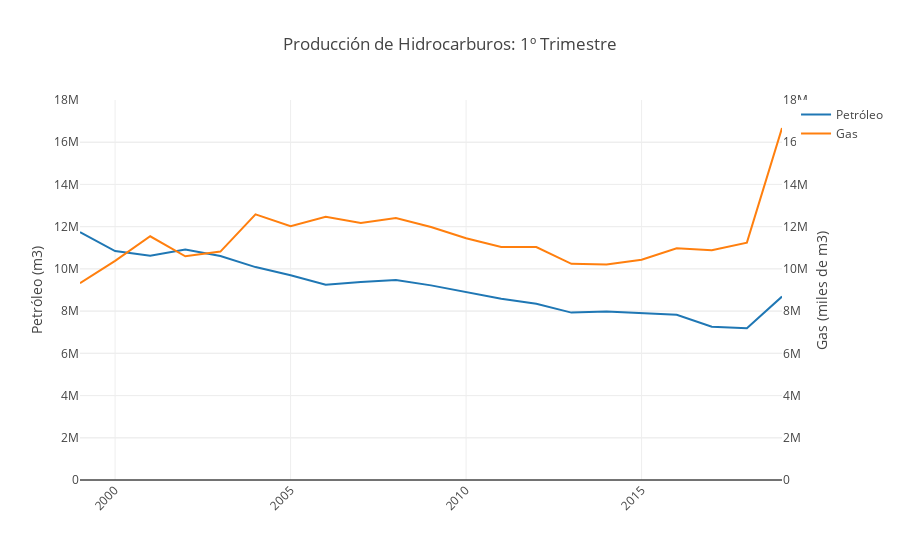

Notebook source saved alongside this figure:
### Code cell
pet_produccion_t1 = go.Scatter(
    x=df_pett1.anio,
    y=df_pett1.produccion_petroleo,
    name='Petróleo'
)

gas_produccion_t1 = go.Scatter(
    x=df_gast1.anio,
    y=df_gast1.produccion_gas,
    yaxis='y2',
    name='Gas'
)
data = [pet_produccion_t1, gas_produccion_t1]

layout = go.Layout(
    title='Producción de Hidrocarburos: 1º Trimestre',
    yaxis=dict(
        title='Petróleo (m3)',
        range=[0, 18000000]
    ),
    yaxis2=dict(
        title='Gas (miles de m3)',
        overlaying='y',
        side='right',
        range=[0, 18000000]
    ),
    xaxis=dict(
        range=[1999,2019],
        tickangle=315
    )
)

fig2 = go.Figure(data=data, layout=layout)

iplot(fig2, filename='prod_t1')

### Figure 1 — Plotly figure (JSON) as saved in the notebook; plotly's stock layout.template omitted (floating-point values rounded to 4 significant figures)
{"data": [{"name": "Petróleo", "type": "scatter", "uid": "e9c3622e-ee17-4246-be10-f7a370a50cb5", "x": [1999, 2000, 2001, 2002, 2003, 2004, 2005, 2006, 2007, 2008, 2009, 2010, 2011, 2012, 2013, 2014, 2015, 2016, 2017, 2018, 2019], "y": ["11,736,777", "10,842,922", "10,627,484", "10,923,324", "10,612,316", "10,085,229", "9,701,388", "9,249,294", "9,375,020", "9,478,757", "9,218,912", "8,922,352", "8,590,303", "8,346,678", "7,928,292", "7,981,395", "7,888,575", "7,831,044", "7,260,760", "7,186,432", "8,687,685"]}, {"name": "Gas", "type": "scatter", "uid": "5d3f6e43-5f55-421c-b611-dd78f7caca4d", "x": [1999, 2000, 2001, 2002, 2003, 2004, 2005, 2006, 2007, 2008, 2009, 2010, 2011, 2012, 2013, 2014, 2015, 2016, 2017, 2018, 2019], "y": ["9,320,171", "10,380,909", "11,544,260", "10,598,517", "10,818,705", "12,582,091", "12,024,497", "12,467,694", "12,174,450", "12,405,445", "11,983,442", "11,449,162", "11,042,079", "11,032,925", "10,241,057", "10,209,789", "10,436,992", "10,976,931", "10,878,636", "11,242,699", "16,669,889"], "yaxis": "y2"}], "layout": {"title": {"text": "Producción de Hidrocarburos: 1º Trimestre"}, "xaxis": {"range": [1999, 2019], "tickangle": -45}, "yaxis": {"range": [0, 18000000], "title": {"text": "Petróleo (m3)"}}, "yaxis2": {"overlaying": "y", "range": [0, 18000000], "side": "right", "title": {"text": "Gas (miles de m3)"}}}}
